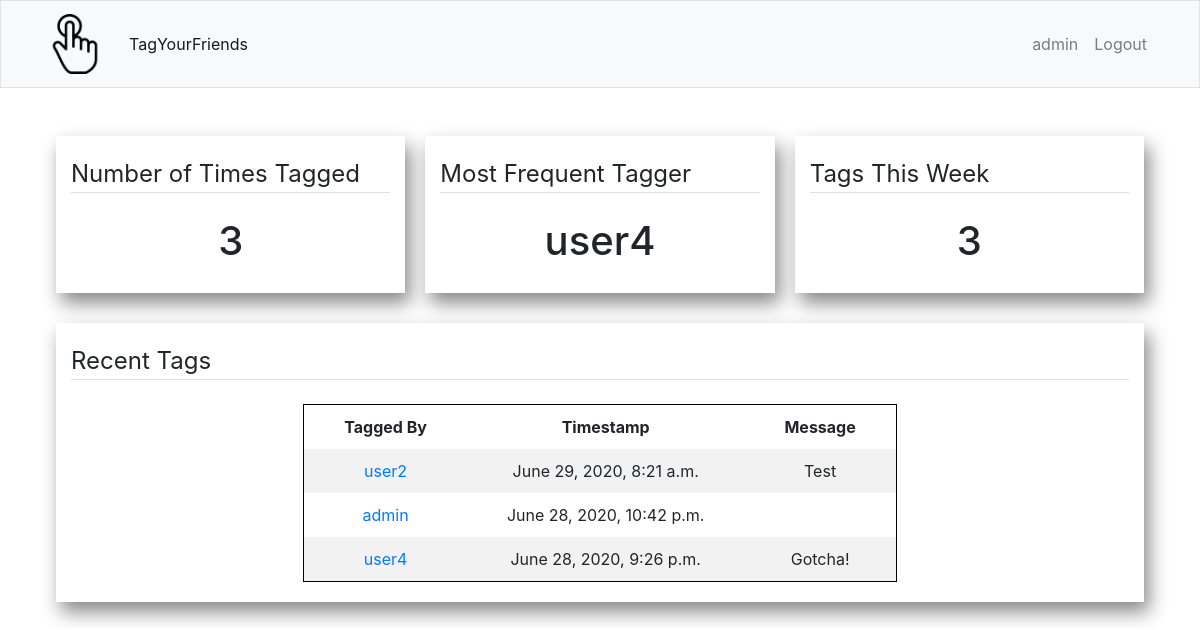
Page /user/user3 (signed in) on the committed database.
### tag/models.py (models this page shows, shortened)
class Tag(models.Model):
    fromTag = models.ForeignKey(User, on_delete=models.CASCADE, related_name="tags")
    toTag = models.ForeignKey(User, on_delete=models.CASCADE, related_name="taggedBy")
    message = models.CharField(max_length=256, blank=True)
    timestamp = models.DateTimeField(auto_now_add=True)

### tag/views.py (the view)
# urls.py: path("user/<str:username>", views.user, name="user")
@login_required(login_url='/login/')
def user(request, username):
    userObject = User.objects.get(username=username)
    timesTaggedObject = Tag.objects.all().values('toTag').filter(toTag=userObject).annotate(total=Count('toTag')).order_by('-total').first()
    if (timesTaggedObject is not None):
        timesTagged = timesTaggedObject['total'] or 0
    else:
        timesTagged = 0
    mostTaggedUserId = Tag.objects.all().values('fromTag').filter(toTag=userObject).annotate(total=Count('fromTag')).order_by('-total').first()
    if (mostTaggedUserId is not None):
        mostTaggedUser = User.objects.get(pk=mostTaggedUserId['fromTag'])
    else:
        mostTaggedUser = "N/A"
    time_threshold = datetime.now() - timedelta(weeks=1)
    tagsThisWeekObject = Tag.objects.all().values('toTag').filter(toTag=userObject).filter(timestamp__gt=time_threshold).annotate(total=Count('toTag')).order_by('-total').first()
    if (tagsThisWeekObject is not None):
        tagsThisWeek = tagsThisWeekObject['total'] or 0
    else:
        tagsThisWeek = 0
    tags = Tag.objects.all().filter(toTag=userObject).order_by('-timestamp')[:100]
    context = {
        'timesTagged': timesTagged,
        'mostTaggedUser': mostTaggedUser,
        'tagsThisWeek': tagsThisWeek,
        'tags': tags
    }
    return render(request, "tag/user.html", context)

### tag/templates/tag/user.html (shortened to what this page needs)
{% extends "tag/layout.html" %}
{% block content %}
<div class="container">
    <div class="row">
        <div class="col-md container card-container">
            <legend class="border-bottom mb-4">Number of Times Tagged</legend>
            <h1 style="text-align: center;">{{ timesTagged }}</h1>
        </div>
        <div class="col-md container card-container">
            <legend class="border-bottom mb-4">Most Frequent Tagger</legend>
            <h1 style="text-align: center;">{{ mostTaggedUser }}</h1>
        </div>
        <div class="col-md container card-container">
            <legend class="border-bottom mb-4">Tags This Week</legend>
            <h1 style="text-align: center;">{{ tagsThisWeek }}</h1>
        </div>
    </div>
    <div class="row">
        <div class="col-lg container card-container">
            <legend class="border-bottom mb-4">Recent Tags</legend>
            <div class="row">
                <div class="col">
                    {% if tags %}
                        <table id="tagsTable">
                            <tr>
                                <th>Tagged By</th>
                                <th>Timestamp</th>
                                <th>Message</th>
                            </tr>
                            {% for tag in tags %}
                            <tr>
                                <td><a href="{% url 'user' username=tag.fromTag %}">{{ tag.fromTag }}</a></td>
                                <td>{{ tag.timestamp }}</td>
                                <td>{{ tag.message }} </td>
                            </tr>
                            {% endfor %}
                        </table>
                    {% else %}
                        <p>No tags yet! Tag one of your friends to get things started!</p>
                    {% endif %}
                </div>
            </div>
        </div>
    </div>
</div>
{% endblock %}

### tag/templates/tag/layout.html (shortened to what this page needs)
{% load static %}
<!DOCTYPE html>
<html lang="en">
    <head>
        <link rel="stylesheet" href="https://stackpath.bootstrapcdn.com/bootstrap/4.5.0/css/bootstrap.min.css"
>
        <link rel="stylesheet" href="{% static 'style.css' %}">
    </head>
    <body>
        <nav class="navbar navbar-expand-lg navbar-light bg-light border navbar-fixed-top">
            <div class="container">
                <a class="navbar-brand" href="{% url 'index' %}">
                    <img src="{% static 'tagLogo.png' %}" width="60" height="60" alt="TagYourFriends">
                </a>
                <div class="collapse navbar-collapse" id="navbarNavDropdown">
                {% if user.is_authenticated %}
                    <ul class="navbar-nav">
                    <li class="nav-item active">
                        <a class="nav-link" href="{% url 'index' %}">TagYourFriends</a>
                    </li>
                    </ul>
                    <ul class="navbar-nav ml-auto">
                        <li class="nav-item"><a class="nav-link" href="{% url 'user' username=user.username %}">{{ user.username }}</a></li>
                        <li class="nav-item"><a class="nav-link" href="{% url 'logout' %}">Logout</a></li>
                    </ul>
                {% else %}
                    <ul class="navbar-nav ml-auto">
                        <li class="nav-item"><a class="nav-link" href="{% url 'register' %}">Register</a></li>
                        <li id="login_btn" class="nav-item"><a class="nav-link" href="{% url 'login' %}">Login</a></li>
                    </ul>
                {% endif %}
                </div>
            </div>
        </nav>
    </body>
    <main class="container p-3">
        {% block content %}{% endblock %}
    </main>
</html>

### tag/static/style.css (style rules this page uses)
body { padding-top: 100px; }
main { overflow-x: auto; }
table { border-collapse: collapse; border: 1px solid black; width: 100%; }
td,th { padding: 10px; padding-left: 40px; padding-right: 40px; text-align: center; }
tr:nth-child(even) { background-color: #f2f2f2; }
tr:nth-child(odd) { background-color: #FFF; }
.navbar { position: fixed; top: 0; width: 100%; z-index: 1; }
.card-container { display: flex; flex-direction: row; flex-wrap: wrap; justify-content: space-around; align-items: baseline; background-color: #FFF; margin: 10px; margin-top: 20px; padding-bottom: 20px; padding-top: 20px; box-shadow: 5px 10px 18px #888888; }

### rows in the picture
Tag: fromTag "user2", timestamp "June 29, 2020, 8:21 a.m.", message "Test"
Tag: fromTag "admin", timestamp "June 28, 2020, 10:42 p.m."
Tag: fromTag "user4", timestamp "June 28, 2020, 9:26 p.m.", message "Gotcha!"

### other values in the picture
{{ user.username }} "admin"
{{ timesTagged }} "3"
{{ mostTaggedUser }} "user4"
{{ tagsThisWeek }} "3"
